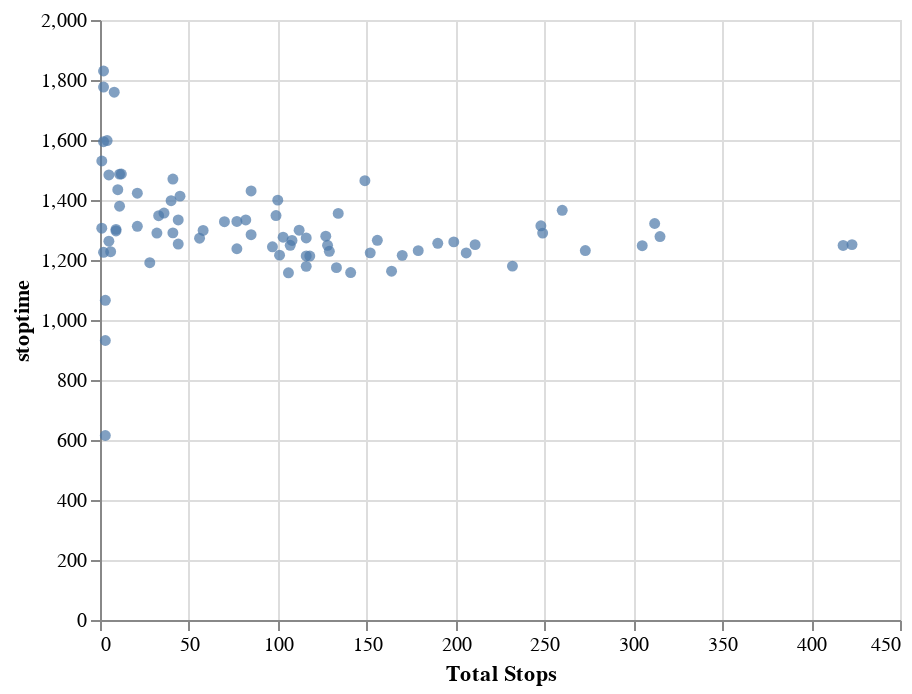

This figure's notebook cell:
### Code cell
alt.Chart(year_gb).mark_circle().encode(
    x = "Total Stops",
    y = "stoptime"
)

### Figure 1 — Vega-Lite specification as saved in the notebook (floating-point values rounded to 4 significant figures)
{"config": {"view": {"continuousWidth": 400, "continuousHeight": 300}}, "data": {"name": "data-c1a023ecef254439609acacb99e96fd1"}, "mark": "circle", "encoding": {"x": {"type": "quantitative", "field": "Total Stops"}, "y": {"type": "quantitative", "field": "stoptime"}}, "$schema": "https://vega.github.io/schema/vega-lite/v4.8.1.json", "datasets": {"data-c1a023ecef254439609acacb99e96fd1": [{"Year_of_birth": 1927, "Total Stops": 3, "stoptime": 615.0}, {"Year_of_birth": 1928, "Total Stops": 1, "stoptime": 1530.0}, {"Year_of_birth": 1929, "Total Stops": 3, "stoptime": 1066.0}, {"Year_of_birth": 1930, "Total Stops": 1, "stoptime": 1306.0}, {"Year_of_birth": 1931, "Total Stops": 4, "stoptime": 1598.0}, {"Year_of_birth": 1932, "Total Stops": 2, "stoptime": 1594.0}, {"Year_of_birth": 1933, "Total Stops": 2, "stoptime": 1226.0}, {"Year_of_birth": 1934, "Total Stops": 3, "stoptime": 931.7}, {"Year_of_birth": 1935, "Total Stops": 6, "stoptime": 1228.0}, {"Year_of_birth": 1936, "Total Stops": 5, "stoptime": 1263.0}, {"Year_of_birth": 1937, "Total Stops": 9, "stoptime": 1297.0}, {"Year_of_birth": 1938, "Total Stops": 9, "stoptime": 1302.0}, {"Year_of_birth": 1939, "Total Stops": 12, "stoptime": 1487.0}, {"Year_of_birth": 1940, "Total Stops": 10, "stoptime": 1434.0}, {"Year_of_birth": 1941, "Total Stops": 5, "stoptime": 1484.0}, {"Year_of_birth": 1942, "Total Stops": 11, "stoptime": 1486.0}, {"Year_of_birth": 1943, "Total Stops": 11, "stoptime": 1379.0}, {"Year_of_birth": 1944, "Total Stops": 21, "stoptime": 1423.0}, {"Year_of_birth": 1945, "Total Stops": 21, "stoptime": 1312.0}, {"Year_of_birth": 1946, "Total Stops": 28, "stoptime": 1191.0}, {"Year_of_birth": 1947, "Total Stops": 32, "stoptime": 1290.0}, {"Year_of_birth": 1948, "Total Stops": 33, "stoptime": 1348.0}, {"Year_of_birth": 1949, "Total Stops": 36, "stoptime": 1357.0}, {"Year_of_birth": 1950, "Total Stops": 44, "stoptime": 1253.0}, {"Year_of_birth": 1951, "Total Stops": 41, "stoptime": 1290.0}, {"Year_of_birth": 1952, "Total Stops": 40, "stoptime": 1398.0}, {"Year_of_birth": 1953, "Total Stops": 45, "stoptime": 1413.0}, {"Year_of_birth": 1954, "Total Stops": 56, "stoptime": 1273.0}, {"Year_of_birth": 1955, "Total Stops": 44, "stoptime": 1333.0}, {"Year_of_birth": 1956, "Total Stops": 70, "stoptime": 1328.0}, {"Year_of_birth": 1957, "Total Stops": 58, "stoptime": 1298.0}, {"Year_of_birth": 1958, "Total Stops": 82, "stoptime": 1334.0}, {"Year_of_birth": 1959, "Total Stops": 77, "stoptime": 1238.0}, {"Year_of_birth": 1960, "Total Stops": 85, "stoptime": 1284.0}, {"Year_of_birth": 1961, "Total Stops": 77, "stoptime": 1328.0}, {"Year_of_birth": 1962, "Total Stops": 99, "stoptime": 1348.0}, {"Year_of_birth": 1963, "Total Stops": 85, "stoptime": 1430.0}, {"Year_of_birth": 1964, "Total Stops": 107, "stoptime": 1249.0}, {"Year_of_birth": 1965, "Total Stops": 103, "stoptime": 1276.0}, {"Year_of_birth": 1966, "Total Stops": 106, "stoptime": 1157.0}, {"Year_of_birth": 1967, "Total Stops": 112, "stoptime": 1299.0}, {"Year_of_birth": 1968, "Total Stops": 101, "stoptime": 1216.0}, {"Year_of_birth": 1969, "Total Stops": 134, "stoptime": 1355.0}, {"Year_of_birth": 1970, "Total Stops": 133, "stoptime": 1175.0}, {"Year_of_birth": 1971, "Total Stops": 141, "stoptime": 1158.0}, {"Year_of_birth": 1972, "Total Stops": 116, "stoptime": 1179.0}, {"Year_of_birth": 1973, "Total Stops": 97, "stoptime": 1244.0}, {"Year_of_birth": 1974, "Total Stops": 116, "stoptime": 1273.0}, {"Year_of_birth": 1975, "Total Stops": 116, "stoptime": 1214.0}, {"Year_of_birth": 1976, "Total Stops": 108, "stoptime": 1265.0}, {"Year_of_birth": 1977, "Total Stops": 127, "stoptime": 1279.0}, {"Year_of_birth": 1978, "Total Stops": 128, "stoptime": 1249.0}, {"Year_of_birth": 1979, "Total Stops": 118, "stoptime": 1213.0}, {"Year_of_birth": 1980, "Total Stops": 156, "stoptime": 1266.0}, {"Year_of_birth": 1981, "Total Stops": 170, "stoptime": 1215.0}, {"Year_of_birth": 1982, "Total Stops": 164, "stoptime": 1163.0}, {"Year_of_birth": 1983, "Total Stops": 129, "stoptime": 1229.0}, {"Year_of_birth": 1984, "Total Stops": 152, "stoptime": 1224.0}, {"Year_of_birth": 1985, "Total Stops": 199, "stoptime": 1260.0}, {"Year_of_birth": 1986, "Total Stops": 179, "stoptime": 1231.0}, {"Year_of_birth": 1987, "Total Stops": 190, "stoptime": 1255.0}, {"Year_of_birth": 1988, "Total Stops": 211, "stoptime": 1251.0}, {"Year_of_birth": 1989, "Total Stops": 206, "stoptime": 1224.0}, {"Year_of_birth": 1990, "Total Stops": 232, "stoptime": 1180.0}, {"Year_of_birth": 1991, "Total Stops": 249, "stoptime": 1290.0}, {"Year_of_birth": 1992, "Total Stops": 273, "stoptime": 1232.0}, {"Year_of_birth": 1993, "Total Stops": 248, "stoptime": 1314.0}, {"Year_of_birth": 1994, "Total Stops": 305, "stoptime": 1248.0}, {"Year_of_birth": 1995, "Total Stops": 312, "stoptime": 1322.0}, {"Year_of_birth": 1996, "Total Stops": 418, "stoptime": 1248.0}, {"Year_of_birth": 1997, "Total Stops": 423, "stoptime": 1251.0}, {"Year_of_birth": 1998, "Total Stops": 315, "stoptime": 1278.0}, {"Year_of_birth": 1999, "Total Stops": 260, "stoptime": 1366.0}, {"Year_of_birth": 2000, "Total Stops": 149, "stoptime": 1464.0}, {"Year_of_birth": 2001, "Total Stops": 100, "stoptime": 1400.0}, {"Year_of_birth": 2002, "Total Stops": 41, "stoptime": 1470.0}, {"Year_of_birth": 2003, "Total Stops": 8, "stoptime": 1760.0}, {"Year_of_birth": 2004, "Total Stops": 2, "stoptime": 1776.0}, {"Year_of_birth": 2005, "Total Stops": 2, "stoptime": 1830.0}]}}
